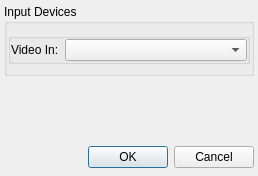
<?xml version="1.0" encoding="UTF-8"?>
<ui version="4.0">
 <class>SettingsDialog</class>
 <widget class="QDialog" name="SettingsDialog">
  <property name="geometry">
   <rect>
    <x>0</x>
    <y>0</y>
    <width>258</width>
    <height>176</height>
   </rect>
  </property>
  <property name="windowTitle">
   <string>Settings</string>
  </property>
  <layout class="QVBoxLayout" name="verticalLayout">
   <property name="spacing">
    <number>0</number>
   </property>
   <property name="leftMargin">
    <number>4</number>
   </property>
   <property name="topMargin">
    <number>4</number>
   </property>
   <property name="rightMargin">
    <number>4</number>
   </property>
   <property name="bottomMargin">
    <number>8</number>
   </property>
   <item>
    <widget class="QGroupBox" name="groupBox">
     <property name="title">
      <string>Input Devices</string>
     </property>
     <layout class="QHBoxLayout" name="horizontalLayout" stretch="1">
      <property name="spacing">
       <number>0</number>
      </property>
      <property name="sizeConstraint">
       <enum>QLayout::SetNoConstraint</enum>
      </property>
      <property name="leftMargin">
       <number>1</number>
      </property>
      <property name="rightMargin">
       <number>1</number>
      </property>
      <item>
       <widget class="QGroupBox" name="inputDevicesBox">
        <property name="sizePolicy">
         <sizepolicy hsizetype="MinimumExpanding" vsizetype="Preferred">
          <horstretch>1</horstretch>
          <verstretch>0</verstretch>
         </sizepolicy>
        </property>
        <property name="alignment">
         <set>Qt::AlignLeading|Qt::AlignLeft|Qt::AlignVCenter</set>
        </property>
        <layout class="QFormLayout" name="formLayout_2">
         <property name="fieldGrowthPolicy">
          <enum>QFormLayout::ExpandingFieldsGrow</enum>
         </property>
         <property name="horizontalSpacing">
          <number>6</number>
         </property>
         <property name="verticalSpacing">
          <number>1</number>
         </property>
         <property name="leftMargin">
          <number>0</number>
         </property>
         <property name="topMargin">
          <number>0</number>
         </property>
         <property name="rightMargin">
          <number>0</number>
         </property>
         <property name="bottomMargin">
          <number>0</number>
         </property>
         <item row="1" column="0">
          <widget class="QLabel" name="videoLabel">
           <property name="sizePolicy">
            <sizepolicy hsizetype="Fixed" vsizetype="Preferred">
             <horstretch>0</horstretch>
             <verstretch>0</verstretch>
            </sizepolicy>
           </property>
           <property name="text">
            <string>Video In:</string>
           </property>
          </widget>
         </item>
         <item row="1" column="1">
          <widget class="QComboBox" name="videoInCombo">
           <property name="sizePolicy">
            <sizepolicy hsizetype="Expanding" vsizetype="Fixed">
             <horstretch>0</horstretch>
             <verstretch>0</verstretch>
            </sizepolicy>
           </property>
           <property name="minimumSize">
            <size>
             <width>150</width>
             <height>0</height>
            </size>
           </property>
          </widget>
         </item>
        </layout>
       </widget>
      </item>
     </layout>
    </widget>
   </item>
   <item>
    <spacer name="verticalSpacer">
     <property name="orientation">
      <enum>Qt::Vertical</enum>
     </property>
     <property name="sizeHint" stdset="0">
      <size>
       <width>20</width>
       <height>40</height>
      </size>
     </property>
    </spacer>
   </item>
   <item>
    <widget class="QDialogButtonBox" name="buttonBox">
     <property name="orientation">
      <enum>Qt::Horizontal</enum>
     </property>
     <property name="standardButtons">
      <set>QDialogButtonBox::Cancel|QDialogButtonBox::Ok</set>
     </property>
    </widget>
   </item>
   <item>
    <layout class="QHBoxLayout" name="horizontalLayout_2"/>
   </item>
  </layout>
 </widget>
 <resources/>
 <connections>
  <connection>
   <sender>buttonBox</sender>
   <signal>accepted()</signal>
   <receiver>SettingsDialog</receiver>
   <slot>accept()</slot>
   <hints>
    <hint type="sourcelabel">
     <x>248</x>
     <y>254</y>
    </hint>
    <hint type="destinationlabel">
     <x>157</x>
     <y>274</y>
    </hint>
   </hints>
  </connection>
  <connection>
   <sender>buttonBox</sender>
   <signal>rejected()</signal>
   <receiver>SettingsDialog</receiver>
   <slot>reject()</slot>
   <hints>
    <hint type="sourcelabel">
     <x>316</x>
     <y>260</y>
    </hint>
    <hint type="destinationlabel">
     <x>286</x>
     <y>274</y>
    </hint>
   </hints>
  </connection>
 </connections>
</ui>
